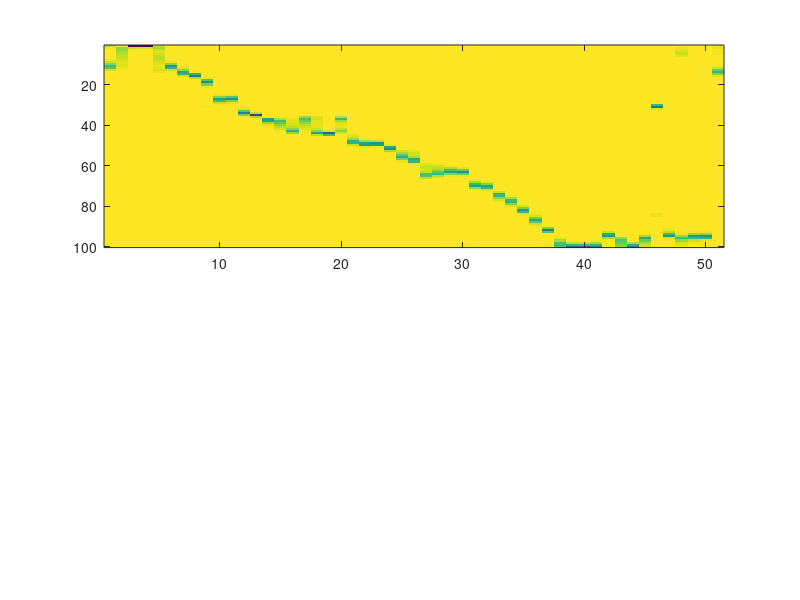

MATLAB code for this plot: (Note: this script raises an error after producing the figure.)
clc
clear all
close all;
%%
% load data
load('PlaceCells_demo_data.mat')
tBinSz_sm = 200; % decoding window tau, 200ms
fx_placefield = fx_placefield+ (eps.^8); %f(x), Add a small number so there are no zeros
cellnum = length(fx_placefield(1,:)); % number of cells, N
expecSpk = fx_placefield.*tBinSz_sm./1000; %Expected number of spikes per bin,i.e. tau*f(x)
%%
% bin-by-bin decoding
timevec = 0:tBinSz_sm/1000:max(truex_position(:,1));% time vector
pMat_all = [];% to save the posterior probablity matrix
currentpos_all = [];% to save the current positions

% time bin loop
for i = 1:length(timevec)
    bin = timevec(i);% current time
    [~,avglindist_bin] = min(abs(truex_position(:,1) - bin));% current position ID
    avglindist = truex_position(avglindist_bin(1),2);% current position
   
    % get all the spikes in the current bin
    clear spikecount
    celldata = [];
    for n = 1:cellnum
        spikes_i  = y_spiketrain(find(y_spiketrain(:,1) == n),2);%spikes of the current cell
        if ~isempty(spikes_i)
            spikebins = spikes_i(find(spikes_i >= (bin - tBinSz_sm/2000) & spikes_i <= (bin + tBinSz_sm/2000)));
            spikecount(n) = length(spikebins);
            tmpcelldata = [length(spikebins),n];
        else
            tmpcelldata = [0,n];
            spikecount(n) = 0;
        end
        celldata = [celldata;tmpcelldata];
    end
    
    cellcounts = sum((spikecount > 0));
    if (cellcounts > 0) % decode the bin that has spikes
        cellsi = find(spikecount > 0);%active cell
        spkPerBin = celldata(cellsi,1)'; % spike counts per bin
        
        fx_placefield_active = fx_placefield(:,cellsi);% f(x)
        nPBin = size(fx_placefield_active,1); % N position bin
        wrking = bsxfun(@power, fx_placefield_active, spkPerBin); %f(x)^y
        wrking = prod(wrking,2);%prod(f(x)^y)
        expon = exp(-sum(expecSpk,2)); %e^-sum(tau*f(x))
        pMat = bsxfun(@times,wrking, expon); %prod(f(x)^y) * e^-sum(tau*f(x))
        pMat(isnan(pMat)) = 0; % set empty bins to zero
        pMat = pMat./sum(pMat);% C(x), normalization to make sure sum(p(x|y))=1
        %hence, pMat is the posterior probability matrix p(x|y) = C*prod(f(x)^y) * e^-sum(tau*f(x))
        pMat_all = [pMat_all,pMat];% pMat is the decoding result for each bin, and pooled into pMat_all
        currentpos_all = [currentpos_all,avglindist];% save current postion
    end
end
%%
% visualization of the decoding result
figure,
subplot(211)
imagesc(-1.*pMat_all) %reverse the axis
ax = gca;
ax.YDir = 'normal';
hold on
colormap(gray)
plot(currentpos_all/2,':','color','cyan','linewidth',2)
caxis([-0.3,0])%probability 0-0.3
axis off
subplot(212)
running_ID = find(y_spiketrain(:,2)>0);
plot(y_spiketrain(running_ID,2),y_spiketrain(running_ID,1),'.')
xlim([0,max(timevec)])
ylim([0,cellnum])
xlabel('Time (s)')
ylabel('Cell No.')
%%
% visualization of the decoding error
[~,estimated_posID] = max(pMat_all);
estimated_pos = x_position(estimated_posID)';
decode_error = abs(estimated_pos-currentpos_all);
figure,
counts = hist(decode_error,0:0.5:200);
plot(0:0.5:200,cumsum(counts)./sum(counts),'k','linewidth',2) % cumulative histogram
hold on
plot(median(decode_error),0.5,'r.','markersize',40) % median decoding error
hold off
xlabel('Decoding error (cm)')
ylabel('Cumulative fraction')
title(['Decoding error, median = ',num2str(round(median(decode_error)*100)/100),'cm'])
